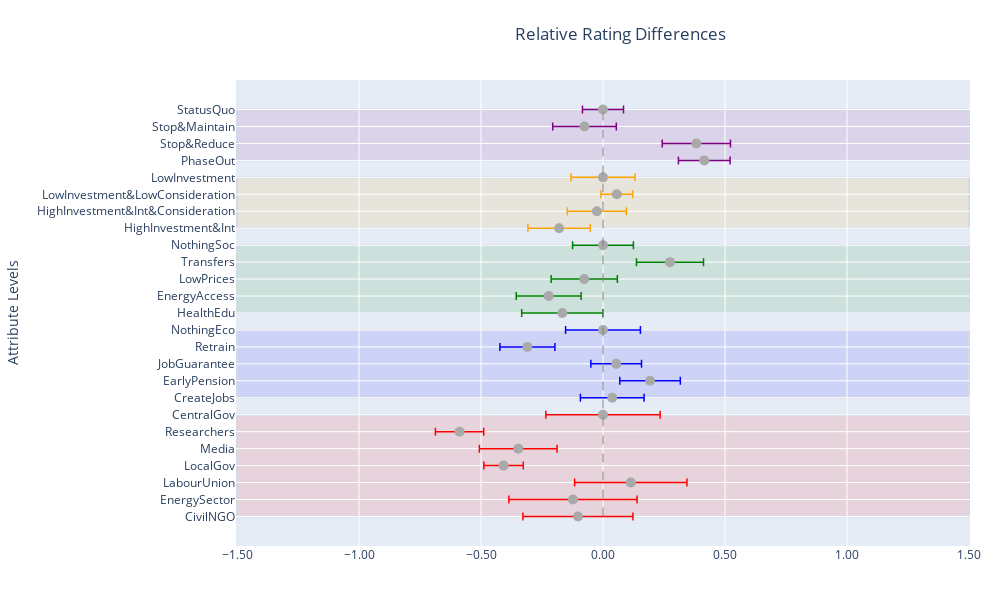

Notebook source saved alongside this figure:
### Markdown cell above
##### 1.1 Relative support plot (Intra)

### Code cell
import plotly.graph_objects as go

# Assuming 'model' is the variable that holds your regression results
# Extract the coefficients and standard errors for each attribute level
att_1_levels = ['PhaseOut', 'Stop&Reduce', 'Stop&Maintain', 'StatusQuo']
att_2_levels = ['HighInvestment&Int', 'HighInvestment&Int&Consideration', 'LowInvestment&LowConsideration', 'LowInvestment']
att_3_levels = ['HealthEdu', 'EnergyAccess', 'LowPrices', 'Transfers', 'NothingSoc']
att_4_levels = ['CreateJobs', 'EarlyPension', 'JobGuarantee', 'Retrain', 'NothingEco']
att_5_levels = ['CivilNGO', 'EnergySector', 'LabourUnion', 'LocalGov', 'Media', 'Researchers', 'CentralGov']



#Remember to add att_6
att_levels = [att_5_levels, att_4_levels, att_3_levels, att_2_levels, att_1_levels]

att_colors = ['red', 'blue', 'green', 'orange', 'purple']  # Colors for each attribute group

fig = go.Figure()

total_levels = sum(len(levels) for levels in att_levels)

# Loop through each attribute group and add the data to the plot
for i, levels in enumerate(att_levels):
    att_coefficients = [model.params[f'att_{5-i}_{level}'] for level in levels]
    att_standard_errors = [model.bse[f'att_{5-i}_{level}'] for level in levels]

    relative_differences = [coeff - att_coefficients[-1] for coeff in att_coefficients]

    fig.add_trace(go.Scatter(
        x=relative_differences,
        y=levels,
        mode='markers',
        error_x=dict(type='data', array=att_standard_errors, color=att_colors[i], thickness=1.5),
        marker=dict(color='darkgray', size=10),
        orientation='h',
        showlegend = False,
    ))

    fig.add_shape(
        type="rect",
        x0=-1.5,  # Set a fixed value for x0, which is left side of the plot
        x1=1.5,  # Set the width of the shape to 1000 (right side of the plot)
        y0=total_levels - sum(len(l) for l in att_levels[i:]),  # Set y0 to the starting level index
        y1=total_levels - sum(len(l) for l in att_levels[i:]) + len(levels) - 1,  # Set y1 to the ending level index
        fillcolor=att_colors[i],
        opacity=0.1,  # Set the opacity for a light transparent effect
        layer="below",  # Place the rectangle below the scatter plot markers
    )

# Add a vertical line at x=0 for reference
fig.add_shape(type="line", x0=0, x1=0, y0=att_5_levels[0], y1=att_1_levels[-1], line=dict(color="gray", width=1, dash='dash'))

# Update the layout of the error bar plot
fig.update_layout(
    title='Relative Rating Differences',
    xaxis_title='',
    yaxis_title='Attribute Levels',
    yaxis=dict(categoryorder='array', categoryarray=att_5_levels),  # Set the categoryorder for y-axis based on att_1_levels
    xaxis=dict(tickformat='.2f', zeroline=False),  # Remove x-axis zeroline
    showlegend=True,  # Show legend with attribute names
    margin=dict(l=80, r=30, b=40, t=80),
    height=600,  # Set the height of the plot to 600 pixels
    width=1000,
    title_x=0.62,
)

# Show the interactive error bar plot
fig.show()

### Figure 1 — Plotly figure (JSON) as saved in the notebook; plotly's stock layout.template omitted (floating-point values rounded to 4 significant figures)
{"data": [{"error_x": {"array": [0.2255, 0.2628, 0.2302, 0.0808, 0.1591, 0.09901, 0.2342], "color": "red", "thickness": 1.5, "type": "data"}, "marker": {"color": "darkgray", "size": 10}, "mode": "markers", "orientation": "h", "showlegend": false, "type": "scatter", "x": [-0.1027, -0.1232, 0.1139, -0.4075, -0.3475, -0.5879, 0], "y": ["CivilNGO", "EnergySector", "LabourUnion", "LocalGov", "Media", "Researchers", "CentralGov"]}, {"error_x": {"array": [0.1305, 0.1241, 0.1038, 0.1127, 0.1533], "color": "blue", "thickness": 1.5, "type": "data"}, "marker": {"color": "darkgray", "size": 10}, "mode": "markers", "orientation": "h", "showlegend": false, "type": "scatter", "x": [0.03786, 0.1928, 0.05404, -0.3099, 0], "y": ["CreateJobs", "EarlyPension", "JobGuarantee", "Retrain", "NothingEco"]}, {"error_x": {"array": [0.1664, 0.133, 0.1357, 0.1374, 0.1246], "color": "green", "thickness": 1.5, "type": "data"}, "marker": {"color": "darkgray", "size": 10}, "mode": "markers", "orientation": "h", "showlegend": false, "type": "scatter", "x": [-0.1668, -0.2226, -0.07688, 0.2746, 0], "y": ["HealthEdu", "EnergyAccess", "LowPrices", "Transfers", "NothingSoc"]}, {"error_x": {"array": [0.1278, 0.1211, 0.06498, 0.1315], "color": "orange", "thickness": 1.5, "type": "data"}, "marker": {"color": "darkgray", "size": 10}, "mode": "markers", "orientation": "h", "showlegend": false, "type": "scatter", "x": [-0.1799, -0.02522, 0.0565, 0], "y": ["HighInvestment&Int", "HighInvestment&Int&Consideration", "LowInvestment&LowConsideration", "LowInvestment"]}, {"error_x": {"array": [0.1059, 0.1398, 0.1304, 0.08416], "color": "purple", "thickness": 1.5, "type": "data"}, "marker": {"color": "darkgray", "size": 10}, "mode": "markers", "orientation": "h", "showlegend": false, "type": "scatter", "x": [0.415, 0.3826, -0.07579, 0], "y": ["PhaseOut", "Stop&Reduce", "Stop&Maintain", "StatusQuo"]}], "layout": {"height": 600, "margin": {"b": 40, "l": 80, "r": 30, "t": 80}, "shapes": [{"fillcolor": "red", "layer": "below", "opacity": 0.1, "type": "rect", "x0": -1.5, "x1": 1.5, "y0": 0, "y1": 6}, {"fillcolor": "blue", "layer": "below", "opacity": 0.1, "type": "rect", "x0": -1.5, "x1": 1.5, "y0": 7, "y1": 11}, {"fillcolor": "green", "layer": "below", "opacity": 0.1, "type": "rect", "x0": -1.5, "x1": 1.5, "y0": 12, "y1": 16}, {"fillcolor": "orange", "layer": "below", "opacity": 0.1, "type": "rect", "x0": -1.5, "x1": 1.5, "y0": 17, "y1": 20}, {"fillcolor": "purple", "layer": "below", "opacity": 0.1, "type": "rect", "x0": -1.5, "x1": 1.5, "y0": 21, "y1": 24}, {"line": {"color": "gray", "dash": "dash", "width": 1}, "type": "line", "x0": 0, "x1": 0, "y0": "CivilNGO", "y1": "StatusQuo"}], "showlegend": true, "title": {"text": "Relative Rating Differences", "x": 0.62}, "width": 1000, "xaxis": {"tickformat": ".2f", "title": {"text": ""}, "zeroline": false}, "yaxis": {"categoryarray": ["CivilNGO", "EnergySector", "LabourUnion", "LocalGov", "Media", "Researchers", "CentralGov"], "categoryorder": "array", "title": {"text": "Attribute Levels"}}}}
